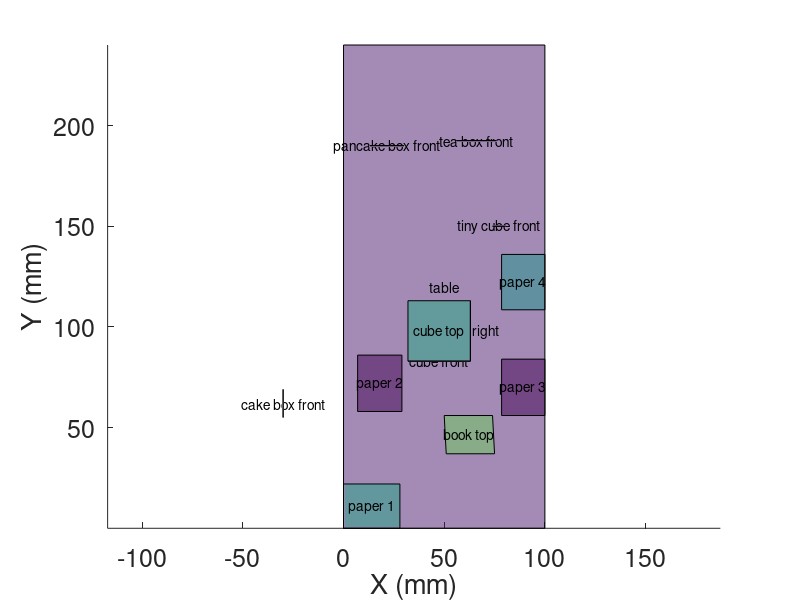

Write MATLAB code to recreate this figure. (Note: this script raises an error after producing the figure.)
%%%%%%%%%%%%%%%%%%%%%%%%%%%%%%%%%%%%%%%%%%%%%%%%%%%%%%%%%%%%%%
%   User clicks on points in the camera image that correspond to 3D 
%   coordinates. The pixel coordinates and 3D coordinates are returned 
%   as arrays.
% 
%   Instruction video: https://youtu.be/WEYwitb6dTo
%   Part of https://www.mathworks.com/matlabcentral/fileexchange/73079
%   "calibrate-camera-with-one-photo-linear-method"
%
%     For the image  'imageFilename', returns
%     rcVal:    (row,column) entries for each XYZ coordinate in DataXYZ
%     DataXYZ:  (X,Y,Z) entries for each (r,c) coordinate in rcVal
%     DataW:  the user must generate this before running the program by
%     measuring the 3D coordinates of multiple points in the image.  Each
%     line in DataW is x, y, z in world coordinates, a text description.
%     i.e.:  0,0,-.001, {'table, bottom left'};
%
%    Fig. 1 is the image, where the user must click on pixel coordinates.
%    Fig. 2 shows a 3D view of the world (rotate the view manually if
%    needed).  The 3D view is populated with patches and titles
%    corresponding to the names in DataW (must be entered by the user).
%%%%%%%%%%%%%%%%%%%%%%%%%%%%%%%%%%%%%%%%%%%%%%%%%%%%%%%%%%%%%%
%
% By  Aaron T. Becker, 10/25/2019, 
% Updated by Shreyas Poyrekar 10/25/2019 for mouse clicks.
% Updated by Utkarsh Gupta on 01/12/2024 improving the code readability
% by using arrays to store plots and added functionality 
% that lets user 'undo' their clicks.
%
%%%%%%%%%%%%%%%%%%%%%%%%%%%%%%%%%%%%%%%%%%%%%%%%%%%%%%%%%

function [rcVal,DataXYZ, DataW] = gather3Ddata(imageFilename)

if nargin<1
    imageFilename = 'CameraCalP1.jpg';
end

close all

DataW = [... % x, y, z in world coordinates, a text description. All distances are in cm. Designed to work with 4-sided shapes
    % TODO 1: for your picture, you need to generate these yourself
    0,0,-.001, {'table, bottom left'};
    100,0,-.001, {'table, bottom right'};
    100,240,-.001, {'table, top right'};
    0,240,-.001, {'table, top left'};

    0,0,0, {'paper 1, bottom left'};
    28,0,0, {'paper 1, bottom right'};
    28,22,0, {'paper 1, top right'};
    0,22,0, {'paper 1, top left'};

    51,37,2.5, {'book top, bottom left'};
    75,37,2.5, {'book top, bottom right'};
    74,56,2.5, {'book top, top right'};
    50,56,2.5, {'book top, top left'};
 
    7,58,0, {'paper 2, bottom left'};
    29,58,0, {'paper 2 bottom right'};
    29,86,0, {'paper 2, top right'};
    7,86,0, {'paper 2, top left'};

    78.5,56,0, {'paper 3, bottom left'};
    100,56,0, {'paper 3, bottom right'};
    100,84,0, {'paper 3, top right'};
    78.5,84,0, {'paper 3, top left'};
   
    78.5,108.5,0, {'paper 4, bottom left'};
    100,108.5,0, {'paper 4, bottom right'};
    100,136,0, {'paper 4, top right'};
    78.5,136,0, {'paper 4, top left'};
   
    32,83,30, {'cube top, bottom left'};
    63,83,30, {'cube top, bottom right'};
    63,113,30, {'cube top, top right'};
    32,113,30, {'cube top, top left'};
   
    32,83,0, {'cube front, bottom left'};
    63,83,0, {'cube front, bottom right'};
    63,83,30, {'cube front, top right'};
    32,83,30, {'cube front, top left'};
   
    63,83,0, {'cube right, bottom left'};
    63,113,0, {'cube right, bottom right'};
    63,113,30, {'cube right, top right'};
    63,83,30, {'cube right, top left'};
   
    74,150,0, {'tiny cube front, bottom left'};
    80.5,150,0, {'tiny cube front, bottom right'};
    80.5,150,6.5, {'tinycube front, top right'};
    74,150,6.5, {'tinycube front, top left'};
   
    13,190,0, {'pancake box front, bottom left'};
    30,190,0, {'pancake box front, bottom right'};
    30,190,26, {'pancake box front, top right'};
    13,190,26, {'pancake box front, top left'};
   
    56,192.5,0, {'tea box front, bottom left'};
    76,192.5,0, {'tea box front, bottom right'};
    76,192.5,29, {'tea box front, top right'};
    56,192.5,29, {'tea box front, top left'};
   
    -30,55,0, {'cake box front, bottom left'};
    -30,69,0, {'cake box front, bottom right'};
    -30,69,18, {'cake box front, top right'};
   -30,55,18, {'cake box front, top left'};
    ];

rcVal = [];

function setTitle(click_count)
        title(DataW(click_count+1,4)+" (click "+(click_count+1)+"/"+size(DataW,1)+")");
end

% draw 3D world
m = "Figure 2. Use the Rotate 3D button to move around in 3D Space";
S.fH1 = figure('Name',m,'NumberTitle','off'); clf;
set(gca,'fontsize', 18);
for j = 1:size(DataW,1)/4
    recCoords = cell2mat(DataW(4*(j-1)+(1:4),1:3));
    label = DataW(4*(j-1)+1,4); 
    label = strsplit(cell2mat(label),',');
    label = label(1);
    p=patch(recCoords(:,1),recCoords(:,2),recCoords(:,3),rand(1,1));
    set(p,'FaceColor','flat','FaceAlpha',0.5);
    t=text( mean(recCoords(:,1)),mean(recCoords(:,2)),mean(recCoords(:,3)),label);
    set(t,'HorizontalAlignment','center')
end
axis equal
xlabel('X (mm)');
ylabel('Y (mm)');
zlabel('Z (mm)');

lineHandles = [];
redlineHandles =  [];
patchHandles = [];

click_count = 0;
polygon_flag = 0;

lineHandles = gobjects(size(DataW, 1), 1);  % initializing set number of objects based on no. of elements in DataW 
redlineHandles = gobjects(size(DataW, 1)/4, 1);
patchHandles = gobjects(size(DataW, 1)/4, 1);

color = 'g';

figTitle = "Figure 1. Gather Data: click on the points requested, press 'u' to undo.";
S.fH2 = figure( 'units','normalized','outerposition',[0 0 1 1],'MenuBar', 'none', 'ToolBar', 'none', 'Name',figTitle,'NumberTitle','off');
img = imread(imageFilename);
S.aH = axes;
S.iH = image(img,'Parent',gca); hold on
set(gca,'fontsize', 17);
setTitle(click_count);
size(img);

draglineHandles = plot(NaN,NaN, color, 'LineWidth', 2, 'LineStyle', '--');  % temporarily stores the lines that help guide a click

for k = 1:size(DataW,1)/4
    patchHandles(k) = patch(NaN, NaN, 'b', 'FaceAlpha', 0.2);
end

set(S.fH2, 'pointer','crosshair');
set(S.fH2, 'WindowButtonUpFcn', @startDragFcn);
set(S.fH2, 'WindowButtonMotionFcn', @draggingFcn);
set(S.fH2, 'KeyPressFcn', @keyPressedFcn);

while (click_count <= size(DataW,1))
    waitforbuttonpress
    if click_count + 1 == size(DataW,1)
        startDragFcn()  % save the last click
        break;  % Exit the loop if enough points have been collected
    end
end
close(S.fH2);  % clean up by closing both windows 
close(S.fH1);


    function checkPolygon() % checks if a polygon has been formed or not
        if mod(click_count,4) == 0
            polygon_flag = 1;
            set(patchHandles(ceil(click_count/4)), 'XData', [], 'YData', []);
        else 
            polygon_flag = 0;
        end
    end

    function plotLines()  % draws outlines around completed shapes and the shape in progress
        if polygon_flag == 1
            % bounds the polygon formed with red line.
            redlineHandles(click_count/4) = plot([rcVal(click_count-3:click_count,1)',rcVal(click_count-3,1)], [rcVal(click_count-3:click_count,2)',rcVal(click_count-3,2)], 'r', 'LineWidth', 2,'LineStyle','-');
        elseif mod(click_count,4) ~= 1
            % doesn't connect points 4th and 5th...
            lineHandles(click_count) = plot([rcVal(click_count-1:click_count, 1)], [rcVal(click_count-1:click_count, 2)], color, 'LineWidth', 2, 'LineStyle', '--');
        end
    end
    
    function plotPatches(x,y)  % plots a transparent 4-sided polygon every 4th click to aid in positioning
        if polygon_flag == 0  
            if mod(click_count,4) ~= 0
                % only plots guiding lines until the 3rd point of the
                % polygon (avoids connecting the 4th and 1st point of next
                % polygon)
                set(draglineHandles, 'Xdata', [rcVal(end,1)',x],'Ydata',[rcVal(end,2)', y])
            end
            if mod(click_count+1,4) == 0
                % creates a patch only after the 3rd, 7th, 11th,... point is clicked
                set(patchHandles((click_count+1)/4), 'Xdata', [rcVal(click_count-2:end,1)',x],'Ydata',[rcVal(click_count-2:end,2)' y])
            end
        end
    end
    
    function startDragFcn(varargin)
        % reacts to each mouse click, drawing a line connecting two clicked points 
        pt = get(S.aH, 'CurrentPoint');
        x = pt(1,1);
        y = pt(1,2);

        click_count = click_count + 1;
        rcVal(click_count,:)=[x,y];
        
        if click_count < size(DataW,1)
            setTitle(click_count);
        end

        checkPolygon();
        plotLines();          
    end

    function draggingFcn(varargin)
        % reacts to mouse movement drawing a line to guide the user
        % also guides in clicking the 4th point of the polygon by creating a
        % patch
        pt = get(S.aH, 'CurrentPoint');
        x = pt(1,1);
        y = pt(1,2);
        if  click_count > 0
            plotPatches(x,y);
        end
    end
    
    function keyPressedFcn(~, event)
        keyPressed = event.Key;
        % Check if the pressed key is 'u'
        if strcmpi(keyPressed, 'u') && click_count>0
            % Actions for undo 
            rcVal = rcVal(1:end-1,:);

            delete(lineHandles(click_count));
            delete(draglineHandles);
            set(patchHandles(ceil(click_count/4)), 'XData', [], 'YData', []);
            
            checkPolygon();

            if polygon_flag == 1
                delete(redlineHandles(floor(click_count/4)));
                polygon_flag = 0;
            end

            lineHandles(click_count) = plot(NaN,NaN, color, 'LineWidth', 2, 'LineStyle', '--');
            draglineHandles = plot(NaN,NaN, color, 'LineWidth', 2, 'LineStyle', '--');
            click_count = click_count-1;
            setTitle(click_count);
        end
    end

DataXYZ = cell2mat(DataW(:,1:3));
save([imageFilename(1:end-4),'Data'], 'rcVal','DataXYZ', 'DataW','imageFilename')

end